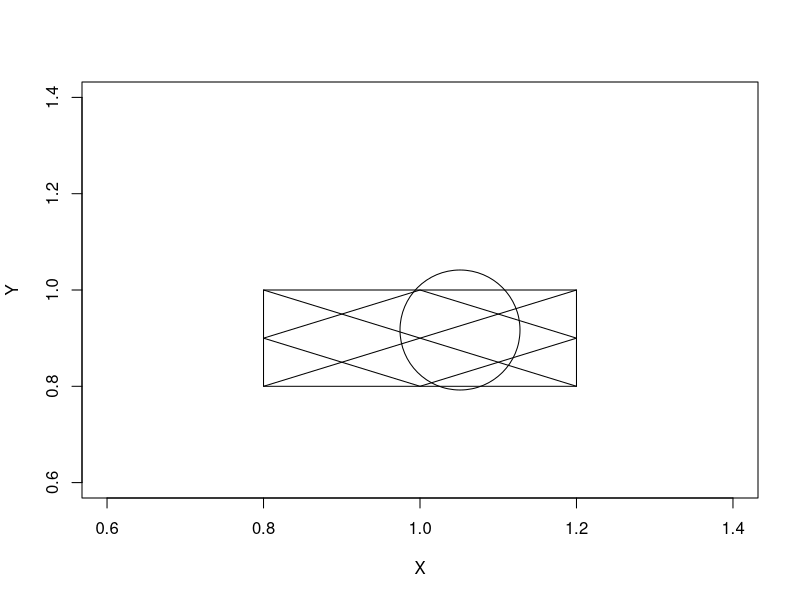
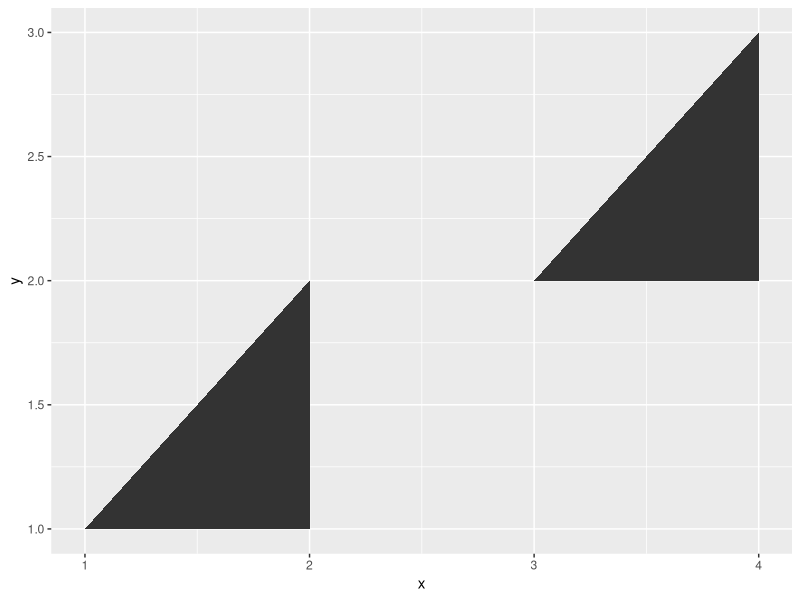

Write R code to recreate these figures, in order.
library(grid)

plot(1, 1, col = "white", xlab = "X", ylab = "Y")
## Circle
grid.circle(r = 0.1,x = 0.575,y=0.45)

#### Square
polygon(x = c(0.8, 0.8, 1.2,  1.2),
        y = c(0.8, 1.0, 1.0, 0.8),    
        col = "transparent")
## Rhomb
polygon(x = c(1.0, 0.8, 1.0, 1.2),                           
        y = c(0.8, 0.9, 1.0, 0.9),                             
        col = "transparent")    

## Acute line
polygon(x = c(0.8, 1.2),                           
        y = c(0.8, 1.0),                             
        col = "transparent")

## Grave line
polygon(x = c(0.8, 1.2),                           
        y = c(1.0, 0.8),                             
        col = "transparent")


###
library(ggplot2)

d=data.frame(x=c(1,2,2, 3,4,4),
             y=c(1,1,2, 2,2,3),
             t=c('a', 'a', 'a',  'b', 'b', 'b'), r=c(1,2,3, 4,5,6))
ggplot() +
  geom_polygon(data=d, mapping=aes(x=x, y=y,group=t)) +
  NULL  
